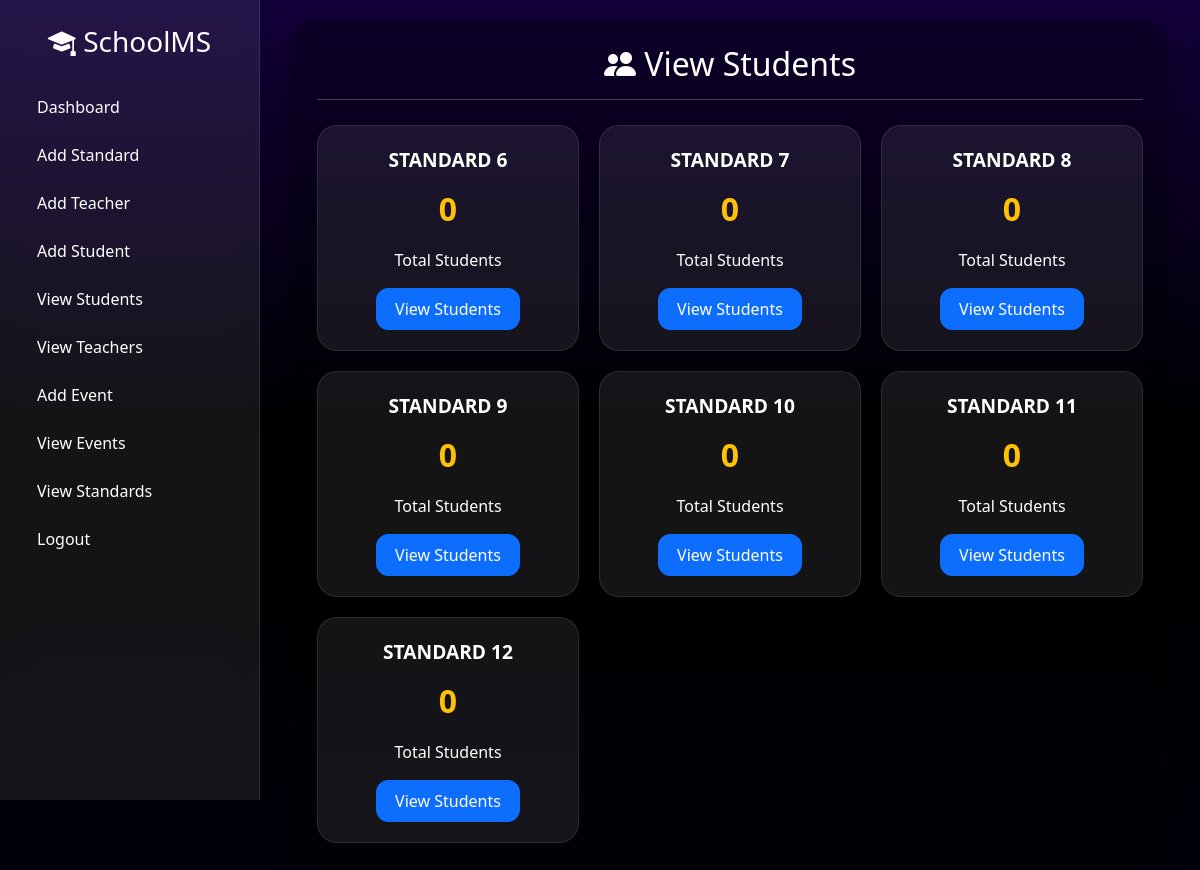
Before: /view-students/ (signed in) with the older database file.
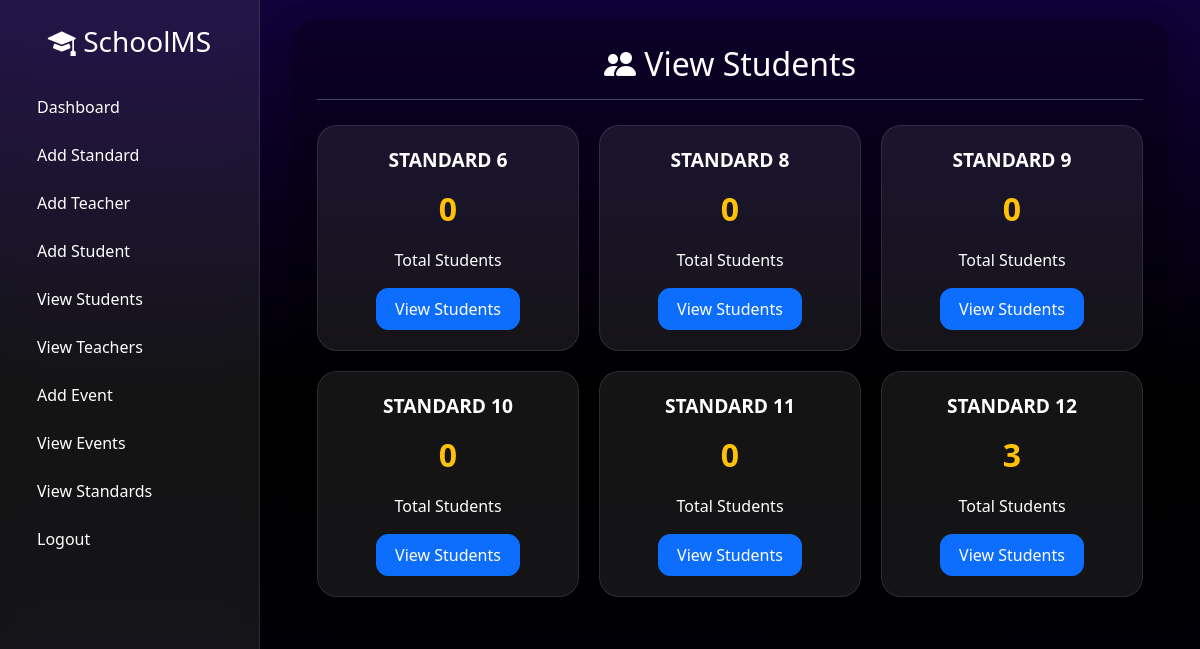
After: the same page with the newer database file.
### administration/models.py (models this page shows, shortened)
class Standard(models.Model):
    standard_name = models.CharField(max_length=50)

### administration/views.py (the view)
def view_students(request):
    if not request.session.get("admin_logged_in"):
        messages.error(request, "Please login first")
        return redirect("admin_login")
    standards = sorted(
        Standard.objects.all(), key=lambda x: int(x.standard_name.split()[-1])
    )
    standard_data = []
    for standard in standards:
        count = Student.objects.filter(standard=standard.standard_name).count()
        standard_data.append({"standard": standard, "count": count})
    return render(request, "view_students.html", {"standard_data": standard_data})

### administration/templates/view_students.html (shortened to what this page needs)
{% extends 'admin_dashboard.html' %}
{% block content %}
  <div class="main-content">
    <div class="container-fluid">
      <div class="form-card">
        <h2 class="text-center">
          <i class="bi bi-people-fill"></i>
          View Students
        </h2>
        <hr />
        <div class="standard-grid">
          {% for item in standard_data %}
            <div class="standard-card">
              <div class="standard-name">{{ item.standard.standard_name }}</div>
              <div class="student-count">{{ item.count }}</div>
              <p>Total Students</p>
              <a href="{% url 'view_students_by_standard' item.standard.standard_name %}" class="btn btn-primary view-btn">View Students</a>
            </div>
          {% empty %}
            <div class="text-center">
              <h5>No Standards Found</h5>
            </div>
          {% endfor %}
        </div>
      </div>
    </div>
  </div>
{% endblock %}

Changed rows visible on the page:
removed Standard: standard.standard_name "STANDARD 7", count "0"
computed for Standard "STANDARD 12": count "0" → "3"
